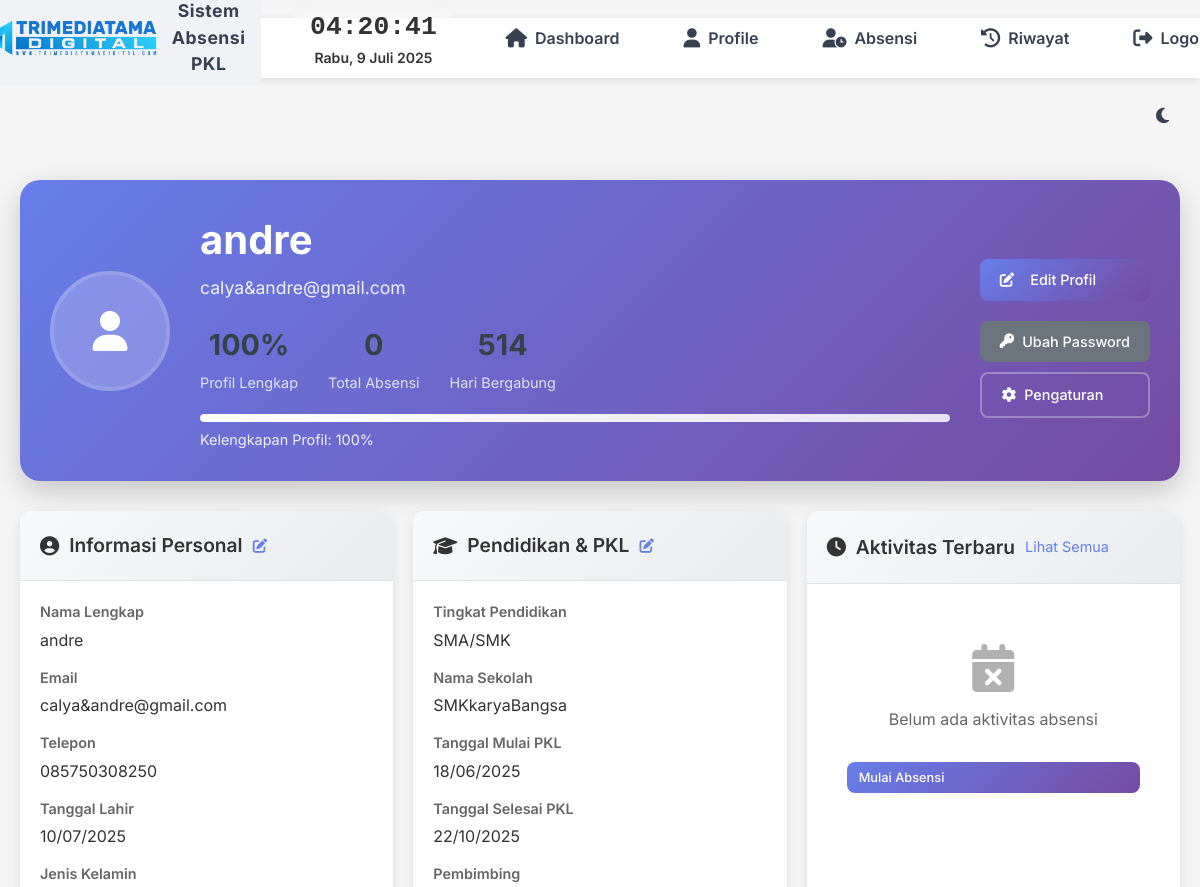
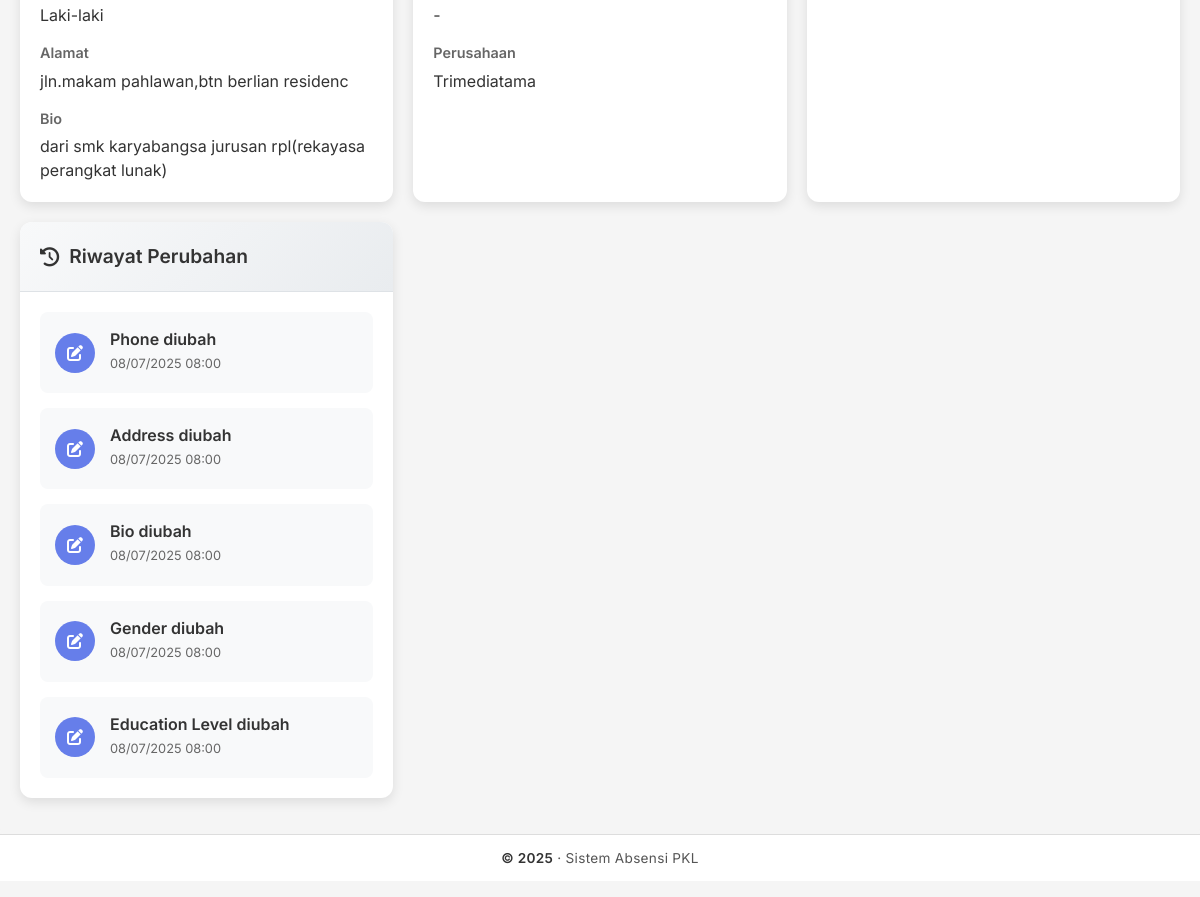
Screenshot of /profile (signed in) with the database file from the repository (2 pictures, top to bottom).
### src/models.py (models this page shows, shortened)
class Student(db.Model):
    __tablename__ = 'students'
    id = db.Column(db.Integer, primary_key=True)
    name = db.Column(db.String(100), nullable=False)
    email = db.Column(db.String(120), unique=True, nullable=False)
    password = db.Column(db.String(100), nullable=False)
    created_at = db.Column(db.DateTime, default=datetime.utcnow)
    supervisor = db.Column(db.String(100), nullable=True)
    company = db.Column(db.String(100), nullable=True)
    profile_picture = db.Column(db.String(255), nullable=True, default='default-avatar.png')
    phone = db.Column(db.String(20), nullable=True)
    address = db.Column(db.Text, nullable=True)
    bio = db.Column(db.Text, nullable=True)
    birth_date = db.Column(db.Date, nullable=True)
    gender = db.Column(db.String(10), nullable=True)
    education_level = db.Column(db.String(50), nullable=True)
    school_name = db.Column(db.String(100), nullable=True)
    internship_start_date = db.Column(db.Date, nullable=True)
    internship_end_date = db.Column(db.Date, nullable=True)
    updated_at = db.Column(db.DateTime, default=datetime.utcnow, onupdate=datetime.utcnow)
    is_profile_complete = db.Column(db.Boolean, default=False)
    notification_enabled = db.Column(db.Boolean, default=True)
    theme_preference = db.Column(db.String(10), default='light')

class ProfileChangeLog(db.Model):
    __tablename__ = 'profile_change_logs'
    id = db.Column(db.Integer, primary_key=True)
    student_id = db.Column(db.Integer, db.ForeignKey('students.id'), nullable=False)
    field_changed = db.Column(db.String(50), nullable=False)
    old_value = db.Column(db.Text, nullable=True)
    new_value = db.Column(db.Text, nullable=True)
    changed_at = db.Column(db.DateTime, default=datetime.utcnow)
    ip_address = db.Column(db.String(45), nullable=True)
    student = db.relationship('Student', backref=db.backref('profile_changes', lazy=True))

### src/app.py (the view)
@app.route('/profile')
def profile():
    if not session.get('logged_in'):
        return redirect(url_for('login'))
    student = Student.query.get(session['student_id'])
    if not student:
        flash('Student not found', 'error')
        return redirect(url_for('logout'))
    profile_fields = [
        student.phone, student.address, student.bio, student.birth_date,
        student.gender, student.education_level, student.school_name,
        student.internship_start_date, student.internship_end_date
    ]
    completed_fields = sum(1 for field in profile_fields if field)
    completion_percentage = int((completed_fields / len(profile_fields)) * 100)
    recent_attendances = Attendance.query.filter_by(student_id=student.id).order_by(Attendance.date.desc()).limit(5).all()
    recent_changes = ProfileChangeLog.query.filter_by(student_id=student.id).order_by(ProfileChangeLog.changed_at.desc()).limit(5).all()
    return render_template('profile.html',
                         student=student,
                         completion_percentage=completion_percentage,
                         recent_attendances=recent_attendances,
                         recent_changes=recent_changes)

### src/templates/profile.html (shortened to what this page needs)
{% extends 'base.html' %}
{% block content %}
<div class="profile-container">
    <div class="profile-header">
        <div class="profile-avatar-section">
            <div class="avatar-container" onclick="openPhotoModal()">
                {% if student.profile_picture and student.profile_picture != 'default-avatar.png' %}
                    <img src="{{ url_for('static', filename='uploads/profiles/' + student.profile_picture) }}"
                         alt="Profile Picture" class="profile-avatar" id="profileAvatar">
                {% else %}
                    <div class="default-avatar">
                        <i class="fas fa-user"></i>
                    </div>
                {% endif %}
            </div>
        </div>
        <div class="profile-info">
            <h1>{{ student.name }}</h1>
            <p class="email">{{ student.email }}</p>
            <div class="profile-stats">
                <div class="stat-item">
                    <span class="stat-number">{{ completion_percentage }}%</span>
                    <span class="stat-label">Profil Lengkap</span>
                </div>
                <div class="stat-item">
                    <span class="stat-number">{{ student.attendances|length }}</span>
                    <span class="stat-label">Total Absensi</span>
                </div>
                <div class="stat-item">
                    <span class="stat-number">{{ (student.created_at.now() - student.created_at).days }}</span>
                    <span class="stat-label">Hari Bergabung</span>
                </div>
            </div>
            <div class="completion-progress">
                <div class="progress-bar">
                    <div class="progress-fill" style="width: {{ completion_percentage }}%"></div>
                </div>
                <span class="progress-text">Kelengkapan Profil: {{ completion_percentage }}%</span>
            </div>
        </div>
        <div class="profile-actions">
            <a href="{{ url_for('edit_profile') }}" class="btn btn-primary">
                <i class="fas fa-edit"></i> Edit Profil
            </a>
            <a href="{{ url_for('change_password') }}" class="btn btn-secondary">
                <i class="fas fa-key"></i> Ubah Password
            </a>
            <a href="{{ url_for('profile_settings') }}" class="btn btn-outline">
                <i class="fas fa-cog"></i> Pengaturan
            </a>
        </div>
    </div>
    <div class="profile-content">
        <div class="profile-grid">
            <div class="profile-card">
                <div class="card-header">
                    <h3><i class="fas fa-user-circle"></i> Informasi Personal</h3>
                    <button class="btn-edit" onclick="editPersonalInfo()">
                        <i class="fas fa-edit"></i>
                    </button>
                </div>
                <div class="card-body">
                    <div class="info-grid">
                        <div class="info-item">
                            <label>Nama Lengkap</label>
                            <span>{{ student.name or '-' }}</span>
                        </div>
                        <div class="info-item">
                            <label>Email</label>
                            <span>{{ student.email }}</span>
                        </div>
                        <div class="info-item">
                            <label>Telepon</label>
                            <span>{{ student.phone or '-' }}</span>
                        </div>
                        <div class="info-item">
                            <label>Tanggal Lahir</label>
                            <span>{{ student.birth_date.strftime('%d/%m/%Y') if student.birth_date else '-' }}</span>
                        </div>
                        <div class="info-item">
                            <label>Jenis Kelamin</label>
                            <span>{{ student.gender or '-' }}</span>
                        </div>
                        <div class="info-item full-width">
                            <label>Alamat</label>
                            <span>{{ student.address or '-' }}</span>
                        </div>
                        <div class="info-item full-width">
                            <label>Bio</label>
                            <span>{{ student.bio or '-' }}</span>
                        </div>
                    </div>
                </div>
            </div>
            <div class="profile-card">
                <div class="card-header">
                    <h3><i class="fas fa-graduation-cap"></i> Pendidikan & PKL</h3>
                    <button class="btn-edit" onclick="editEducationInfo()">
                        <i class="fas fa-edit"></i>
                    </button>
                </div>
                <div class="card-body">
                    <div class="info-grid">
                        <div class="info-item">
                            <label>Tingkat Pendidikan</label>
                            <span>{{ student.education_level or '-' }}</span>
                        </div>
                        <div class="info-item">
                            <label>Nama Sekolah</label>
                            <span>{{ student.school_name or '-' }}</span>
                        </div>
                        <div class="info-item">
                            <label>Tanggal Mulai PKL</label>
                            <span>{{ student.internship_start_date.strftime('%d/%m/%Y') if student.internship_start_date else '-' }}</span>
                        </div>
                        <div class="info-item">
                            <label>Tanggal Selesai PKL</label>
                            <span>{{ student.internship_end_date.strftime('%d/%m/%Y') if student.internship_end_date else '-' }}</span>
                        </div>
                        <div class="info-item">
                            <label>Pembimbing</label>
                            <span>{{ student.supervisor or '-' }}</span>
                        </div>
                        <div class="info-item">
                            <label>Perusahaan</label>
                            <span>{{ student.company or 'Trimediatama' }}</span>
                        </div>
                    </div>
                </div>
            </div>
            <div class="profile-card">
                <div class="card-header">
                    <h3><i class="fas fa-clock"></i> Aktivitas Terbaru</h3>
                    <a href="{{ url_for('history') }}" class="btn-view-all">Lihat Semua</a>
                </div>
                <div class="card-body">
                    {% if recent_attendances %}
                        <div class="activity-list">
                            {% for attendance in recent_attendances %}
                            <div class="activity-item">
                                <div class="activity-icon">
                                    {% if attendance.status == 'hadir' %}
                                        <i class="fas fa-user-check text-success"></i>
                                    {% elif attendance.status == 'terlambat' %}
                                        <i class="fas fa-user-clock text-warning"></i>
                                    {% else %}
                                        <i class="fas fa-user-times text-danger"></i>
                                    {% endif %}
                                </div>
                                <div class="activity-content">
                                    <div class="activity-title">Absensi {{ attendance.attendance_type.title() }}</div>
                                    <div class="activity-meta">
                                        {{ attendance.date.strftime('%d/%m/%Y') }} -
                                        {{ attendance.time_in.strftime('%H:%M') if attendance.time_in else '-' }}
                                    </div>
                                    {% if attendance.activity %}
                                        <div class="activity-desc">{{ attendance.activity[:50] }}...</div>
                                    {% endif %}
                                </div>
                                <span class="activity-status status-{{ attendance.status }}">
                                    {{ attendance.status.title() }}
                                </span>
                            </div>
                            {% endfor %}
                        </div>
                    {% else %}
                        <div class="empty-state">
                            <i class="fas fa-calendar-times"></i>
                            <p>Belum ada aktivitas absensi</p>
                            <a href="{{ url_for('attendance') }}" class="btn btn-primary btn-sm">
                                Mulai Absensi
                            </a>
                        </div>
                    {% endif %}
                </div>
            </div>
            <div class="profile-card">
                <div class="card-header">
                    <h3><i class="fas fa-history"></i> Riwayat Perubahan</h3>
                </div>
                <div class="card-body">
                    {% if recent_changes %}
                        <div class="changes-list">
                            {% for change in recent_changes %}
                            <div class="change-item">
                                <div class="change-icon">
                                    <i class="fas fa-edit"></i>
                                </div>
                                <div class="change-content">
                                    <div class="change-title">{{ change.field_changed.replace('_', ' ').title() }} diubah</div>
                                    <div class="change-meta">{{ change.changed_at.strftime('%d/%m/%Y %H:%M') }}</div>
                                </div>
                            </div>
                            {% endfor %}
                        </div>
                    {% else %}
                        <div class="empty-state">
                            <i class="fas fa-edit"></i>
                            <p>Belum ada perubahan profil</p>
                        </div>
                    {% endif %}
                </div>
            </div>
        </div>
    </div>
</div>
{% endblock %}

### rows the page displays
Student: name "andre", email "calya&andre@gmail.com", phone "085750308250", birth_date "10/07/2025", gender "Laki-laki", address "jln.makam pahlawan,btn berlian residenc", bio "dari smk karyabangsa jurusan rpl(rekayasa perangkat lunak)", education_level "SMA/SMK", school_name "SMKkaryaBangsa", internship_start_date "18/06/2025", internship_end_date "22/10/2025", supervisor "-", company "Trimediatama"
ProfileChangeLog: field_changed.replace "Phone", changed_at "08/07/2025 08:00"
ProfileChangeLog: field_changed.replace "Address", changed_at "08/07/2025 08:00"
ProfileChangeLog: field_changed.replace "Bio", changed_at "08/07/2025 08:00"
ProfileChangeLog: field_changed.replace "Gender", changed_at "08/07/2025 08:00"
ProfileChangeLog: field_changed.replace "Education Level", changed_at "08/07/2025 08:00"

### other values shown
{{ completion_percentage }} "100"
{{ student.attendances|length }} "0"
